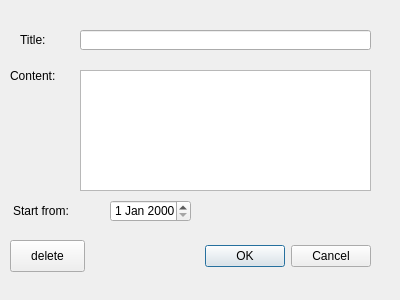
<?xml version="1.0" encoding="UTF-8"?>
<ui version="4.0">
 <class>NormalEvent</class>
 <widget class="QDialog" name="NormalEvent">
  <property name="geometry">
   <rect>
    <x>0</x>
    <y>0</y>
    <width>400</width>
    <height>300</height>
   </rect>
  </property>
  <property name="windowTitle">
   <string>Dialog</string>
  </property>
  <widget class="QDialogButtonBox" name="buttonBox">
   <property name="geometry">
    <rect>
     <x>30</x>
     <y>240</y>
     <width>341</width>
     <height>32</height>
    </rect>
   </property>
   <property name="orientation">
    <enum>Qt::Horizontal</enum>
   </property>
   <property name="standardButtons">
    <set>QDialogButtonBox::Cancel|QDialogButtonBox::Ok</set>
   </property>
  </widget>
  <widget class="QLabel" name="label">
   <property name="geometry">
    <rect>
     <x>20</x>
     <y>30</y>
     <width>54</width>
     <height>20</height>
    </rect>
   </property>
   <property name="text">
    <string>Title:</string>
   </property>
  </widget>
  <widget class="QLabel" name="label_2">
   <property name="geometry">
    <rect>
     <x>10</x>
     <y>70</y>
     <width>54</width>
     <height>12</height>
    </rect>
   </property>
   <property name="text">
    <string>Content:</string>
   </property>
  </widget>
  <widget class="QPushButton" name="pushButton">
   <property name="geometry">
    <rect>
     <x>10</x>
     <y>240</y>
     <width>75</width>
     <height>32</height>
    </rect>
   </property>
   <property name="text">
    <string>delete</string>
   </property>
  </widget>
  <widget class="QLineEdit" name="lineEdit">
   <property name="geometry">
    <rect>
     <x>80</x>
     <y>30</y>
     <width>291</width>
     <height>20</height>
    </rect>
   </property>
  </widget>
  <widget class="QTextEdit" name="textEdit">
   <property name="geometry">
    <rect>
     <x>80</x>
     <y>70</y>
     <width>291</width>
     <height>121</height>
    </rect>
   </property>
  </widget>
  <widget class="QDateEdit" name="dateEdit">
   <property name="geometry">
    <rect>
     <x>110</x>
     <y>200</y>
     <width>81</width>
     <height>22</height>
    </rect>
   </property>
  </widget>
  <widget class="QLabel" name="label_3">
   <property name="geometry">
    <rect>
     <x>13</x>
     <y>200</y>
     <width>71</width>
     <height>22</height>
    </rect>
   </property>
   <property name="text">
    <string>Start from:</string>
   </property>
  </widget>
 </widget>
 <resources/>
 <connections>
  <connection>
   <sender>buttonBox</sender>
   <signal>accepted()</signal>
   <receiver>NormalEvent</receiver>
   <slot>accept()</slot>
   <hints>
    <hint type="sourcelabel">
     <x>248</x>
     <y>254</y>
    </hint>
    <hint type="destinationlabel">
     <x>157</x>
     <y>274</y>
    </hint>
   </hints>
  </connection>
  <connection>
   <sender>buttonBox</sender>
   <signal>rejected()</signal>
   <receiver>NormalEvent</receiver>
   <slot>reject()</slot>
   <hints>
    <hint type="sourcelabel">
     <x>316</x>
     <y>260</y>
    </hint>
    <hint type="destinationlabel">
     <x>286</x>
     <y>274</y>
    </hint>
   </hints>
  </connection>
 </connections>
</ui>
